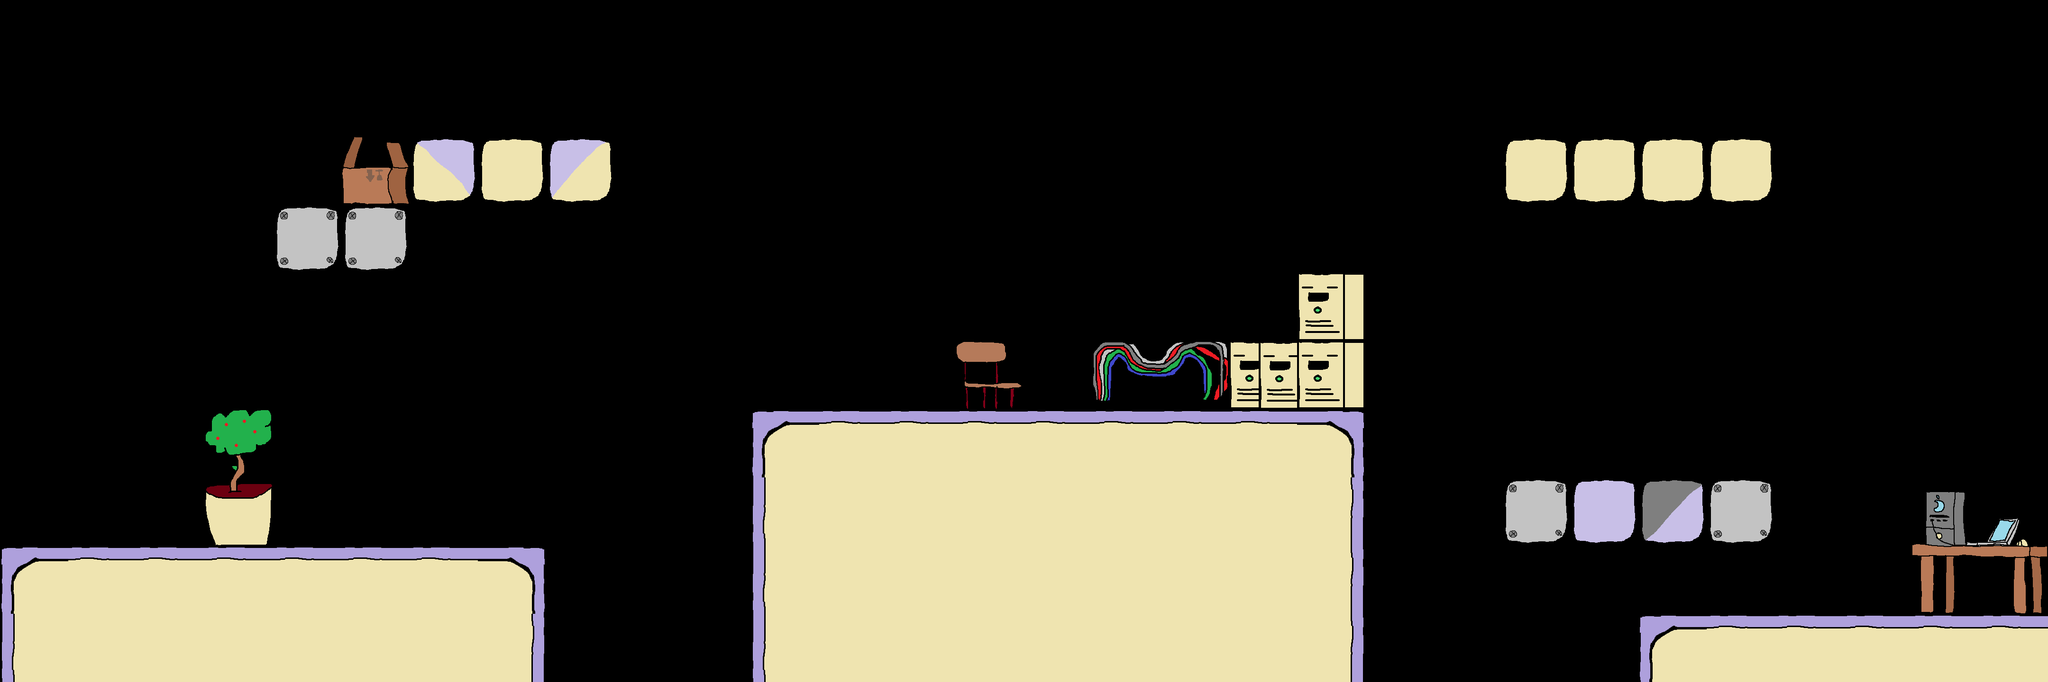

Below is a game level as drawn by its tile map, then a one-line description and the .tmx that defines it (tile-layer data replaced by summaries):
An orthogonal 30x10 tile map with 144x144 px tiles, 1 tile layer (tiles), 3 tilesets and 16 objects (5x 1, 1.5).

<map version="1.0" orientation="orthogonal" width="30" height="10" tilewidth="144" tileheight="144">
 <tileset firstgid="1" name="objects" tilewidth="144" tileheight="144">
  <image source="../../../graphics/tilesets/map_objects.png" width="432" height="288" />
 </tileset>
 <tileset firstgid="7" name="enemies" tilewidth="144" tileheight="144">
  <image source="../../../graphics/tilesets/mairie_enemies.png" width="432" height="288" />
 </tileset>
 <tileset firstgid="13" name="tileset" tilewidth="144" tileheight="144">
  <image source="../../../graphics/tilesets/mairie_tileset.png" width="432" height="1152" />
 </tileset>
 <layer name="tiles" width="30" height="10">
  <data>[300 cells, 84 non-empty, 24 distinct tile ids]</data>
 </layer>
 <objectgroup name="enemies" width="30" height="10">
  <object type="1" gid="9" x="864" y="1152" />
  <object type="1" gid="7" x="1728" y="864" />
  <object type="1" gid="8" x="3456" y="1008" />
  <object type="1" gid="9" x="3600" y="1296" />
  <object type="1.5" gid="8" x="3388" y="292" />
  <object gid="11" x="1008" y="288" />
  <object gid="12" x="1152" y="288" />
  <object type="1" gid="10" x="2160" y="144" />
  <object gid="10" x="720" y="144" />
  <object gid="10" x="3744" y="144" />
 </objectgroup>
 <objectgroup name="objects" width="30" height="10">
  <object gid="4" x="1584" y="432" />
  <object gid="4" x="1728" y="432" />
  <object gid="4" x="1872" y="432" />
  <object gid="5" x="4176" y="1008" />
  <object gid="1" x="144" y="576" />
  <object gid="2" x="1728" y="288" />
 </objectgroup>
</map>
